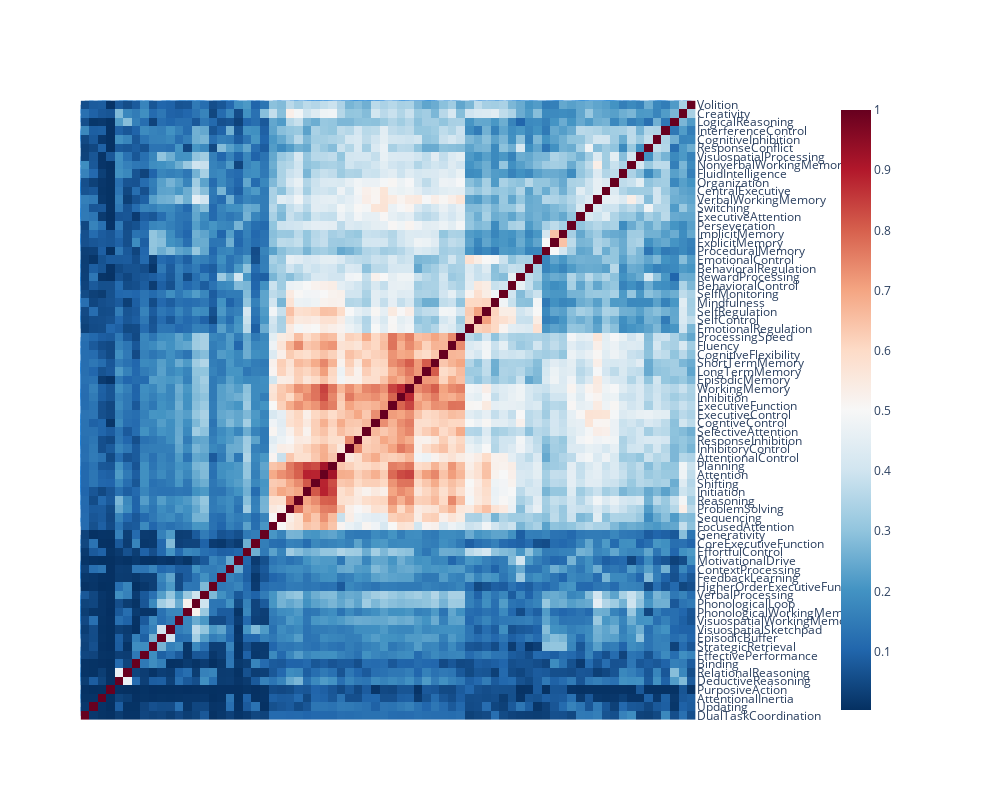

The notebook cell this image was saved under:
### Code cell
# # now generate the task-construct similarity matrix
labels_sim = get_similarity_matrix(label_embeddings, metric='cosine', pivot_by_category=False)


# # drop tasks for visualization
tasks = pubmed.query('category.str.contains("Task")')['label'].unique()
labels_sim.drop(index=tasks, columns=tasks, inplace=True)

# # heatmap plot categorized by label category, either task or construct
# g = sns.clustermap(labels_sim,
#                    figsize=(25, 25),
#                    dendrogram_ratio=0.0001, 
#                    cbar_pos=(1.0, 0.73, 0.03, 0.25),
#                    robust=True)
# plt.show()

dashbio.Clustergram(
  data=labels_sim,
  column_labels=labels_sim.columns.to_list(),
  row_labels=labels_sim.index.to_list(),
  cluster='all',
  center_values=False,
  height=800,
  width=1000,
  display_ratio=[0.001, 0.001],
  color_map='RdBu_r',
  hidden_labels=['col'],
  row_dist='euclidean',
  col_dist='euclidean',
  # standardize='col'
)
